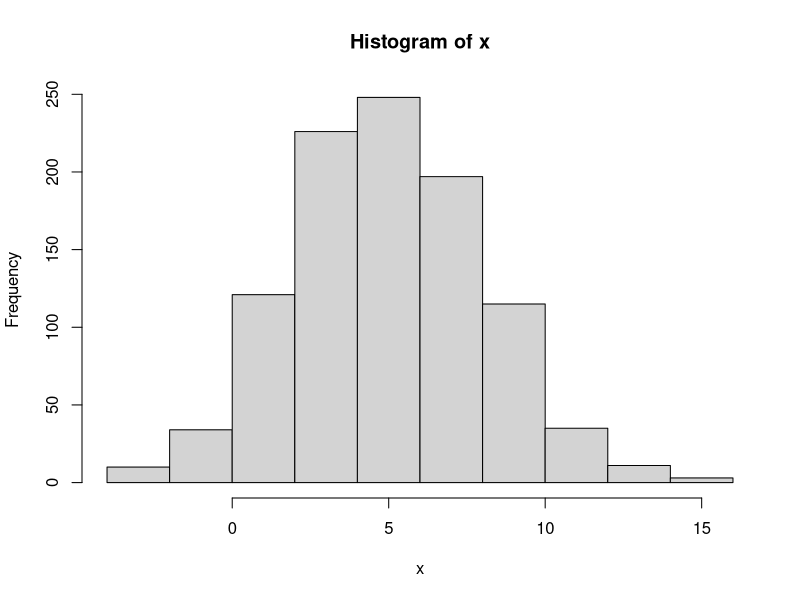

The R script that drew this image:
## ---- chunk 1
options(width = 999)
knitr::opts_chunk$set(
  warning = FALSE, message = FALSE,
  cache = FALSE, tidy = FALSE, size = "small")
## ---- chunk 2
# Get library locations containing R packages 
.libPaths()
# Get the info on all the packages installed 
installed.packages()[1:5, 1:3]
# Get all packages currently loaded in the R environment 
search() 
## ---- chunk 3
23 + sin(pi/2) 
abs(-10) + (17-3)^4
4 * exp(10) + sqrt(2) 
## ---- chunk 4
# Assignment using equal operator. 
var.1 = 34759

# Assignment using leftward operator. 
var.2 <-"learn R"

#Assignment using rightward operator. 
TRUE -> var.3 
## ---- chunk 5
print(var.1) 
cat("var.2 is ", var.2)
cat("var.3 is ", var.3 ,"\n") 
## ---- chunk 6
a <- 0
first.variable <- 1
SecondVariable <- 2
variable_2 <- 1 + first.variable
very_long_name.3 <- 4
## ---- chunk 7
x <- "Hello" 
cat("The class of x is", class(x),"\n")

x <- 34.5 
cat("  Now the class of x is ", class(x),"\n")

x <- 27L 
cat("   Next the class of x becomes ", class(x),"\n") 
## ---- chunk 8
print(ls()) 
## ---- chunk 9
# Create a vector with "combine"
x1 <- c(1, 3, 7:12) 
x2 <- c('apple', 'banana', 'watermelon')
# Look at content of a variable:
x1
print(x2)
## ---- chunk 10
# Including in () also prints content
(x3 <- 1:5)
## ---- chunk 11
# If mixed, on-character values are coerced 
# to character type 
(s <- c('apple', 123.56, 5, TRUE)) 
## ---- chunk 12
# Generate numerical sequence, e.g. sequence
# from 5 to 7 with 0.4 increment. 
(v <- seq(5, 7, by = 0.4))
## ---- chunk 13
days <- c("Sun","Mon","Tue","Wed","Thurs","Fri","Sat") 
(today <- days[5])

# Accessing vector elements using position. 
(weekend.days <- days[c(1, 7)])

# Accessing vector elements using negative indexing. 
(week.days <- days[c(-1,-7)])

# Accessing vector elements using logical indexing. 
(birthday <- days[c(F, F, F, F, T, F, F)])
## ---- chunk 14
# Comparisons (==,!=,>,>=,<,<=)
1 == 2

# Check whether number is even
# (%% is the modulus)
(5 %% 2) == 0

# Logical indexing
x <- seq(1,10)
x[(x%%2) == 0]
## ---- chunk 15
# Element-wise comparison
c(1,2,3) > c(3,2,1)

# Check whether numbers are even,
# one by one
(seq(1,4) %% 2) == 0

# Logical indexing
x <- seq(1,10)
x[x>=5]
## ---- chunk 16
# Create two vectors. 
v1 <- c(1,4,7,3,8,15) 
v2 <- c(12,9,4,11,0,8)

# Vector addition. 
(vec.sum <- v1+v2)

# Vector subtraction. 
(vec.difference <- v1-v2)

# Vector multiplication. 
(vec.product <- v1*v2)
## ---- chunk 17
# Vector division. 
(vec.ratio <- v1/v2)

# Vector concatenation
vec.concat <- c(v1, v2)
# Size of vector
length(vec.concat)
## ---- chunk 18
# Element-wise multiplication
v1 <- c(1,2,3,4,5,6,7,8,9,10)
v1 * 2
## ---- chunk 19
# Element-wise multiplication
v1 * c(1,2)
v1 + c(3, 7, 10)
## ---- chunk 20
# Elements are arranged sequentially by column. 
(N <- matrix(seq(1,20), nrow = 4, byrow = FALSE))
## ---- chunk 21
# Elements are arranged sequentially by row. 
(M <- matrix(seq(1,20), nrow = 5, byrow = TRUE))
## ---- chunk 22
# Define the column and row names. 
rownames <- c("row1", "row2", "row3") 
colnames <- c("col1", "col2", "col3", "col4", "col5") 
(P <- matrix(c(5:19), nrow = 3, byrow = TRUE, 
             dimnames = list(rownames, colnames))) 
P[2, 5] # the element in 2nd column and 5th row. 

P[2, ] # the 2nd row. 

P[, 3] # the 3rd column. 

## ---- chunk 23
P[c(3,2), ] # the 3rd and 2nd row. 

P[, c(3, 1)] # the 3rd and 1st column. 

P[1:2, 3:5] # Subset 1:2 row 3:5 column 
## ---- chunk 24
# Create two 2x3 matrices. 
(A <- matrix(c(3, 9, -1, 4, 2, 6), nrow = 2)) 
(B <- matrix(c(5, 2, 0, 9, 3, 4), nrow = 2))
A + B  # Element-wise sum; (A - B) difference
## ---- chunk 25
A * B  # Element-wise multiplication

A / B  # Element-wise division

t(A)   # Matrix transpose
## ---- chunk 26
# A is (2 x 3) and t(B) is (3 x 2)
A %*% t(B)     # (2 x 2)-matrix
## ---- chunk 27
# t(A) is (3 x 2) and B is (2 x 3)
t(A) %*% B    # (3 x 3)-matrix
## ---- chunk 28
row.names <- c("ROW1","ROW2","ROW3", "ROW4") 
column.names <- c("COL1","COL2","COL3") 
matrix.names <- c("Matrix1","Matrix2")

(arr <- array(
  seq(1, 24), dim = c(4,3,2), 
  dimnames = list(row.names, column.names,
matrix.names))) 
## ---- chunk 29
# Unnamed list
v <- c("Jan","Feb","Mar")
M <- matrix(c(1,2,3,4),nrow=2)
lst <- list("green", 12.3)
(u.list <- list(v, M, lst))
# Access 2nd element
u.list[[2]]
## ---- chunk 30
# Named list 
(n.list <- list(
  first = "Jane", last = "Doe", 
  gender = "Female", yearOfBirth = 1990)) 
# Access 3rd element
n.list[[3]]
# Access "yearOfBirth" element
n.list$yearOfBirth
## ---- chunk 31
# Create the data frame. 
employees <- data.frame(
  row.names = c("E1", "E2", "E3","E4", "E5"),
  name = c("Rick","Dan","Michelle","Ryan","Gary"), 
  salary = c(623.3,515.2,611.0,729.0,843.25), 
  start_date = as.Date(c("2012-01-01", "2013-09-23", "2014-11-15", "2014-05-11", "2015-03-27")),
  stringsAsFactors = FALSE ) 
# Print the data frame. 
employees
## ---- chunk 32
# Get the structure of the data frame. 
str(employees) 

# Print first few rows of the data frame. 
head(employees, 2) 
## ---- chunk 33
# Print statistical summary of the data frame.
summary(employees)
## ---- chunk 34
employees$name
employees[, c("name", "salary")]
## ---- chunk 35
employees[1, ]
employees[c(2, 3), ]
## ---- chunk 36
# Add the "dept" coulmn. 
employees$dept <- 
  c("IT","Operations","IT","HR","Finance") 
employees
## ---- chunk 37
# Create the second data frame 
new.employees <- data.frame(
  row.names = paste0("E", 6:8), 
  name = c("Rasmi","Pranab","Tusar"), 
  salary = c(578.0,722.5,632.8), 
  start_date = as.Date(c("2013-05-21","2013-07-30","2014-06-17")), 
  dept = c("IT","Operations","Fianance"), 
  stringsAsFactors = FALSE )

# Concatenate two data frames. 
(all.employees <- rbind(employees, new.employees)) 
## ---- chunk 38
days <- c("Mon", "Tue", "Wed", "Thu", "Fri", "Sat", "Sun")
is.factor(month.name) 
## ---- chunk 39
class(days) # Indeed these are strings of characters
## ---- chunk 40
( days <- factor(days) ) # Convert to factors
is.factor(days)
## ---- chunk 41
days.sample <- sample(days, 5)
days.sample
## ---- chunk 42
# Create factor with given levels
(days.sample <- factor(days.sample, levels = days)) 
## ---- chunk 43
# Create factor with ordered levels
(days.sample <- factor(days.sample, levels = days, ordered = TRUE)) 
## ---- chunk 44
day_names <- c("Monday", "Tuesday", "Wednesday", "Thursday", "Friday", "Saturday", "Sunday")
(days <- factor(days, levels = days, labels = day_names))
## ---- chunk 45
# Define a sequence of dates
x <- seq(from=as.Date("2018-01-01"),to=as.Date("2018-05-31"), by=1)
table(months(x)) 
## ---- chunk 46
Sys.Date()     # What day  is it? 
Sys.time()     # What time is it? 
## ---- chunk 47
# Number of days until the New Year. 
as.Date('2019-01-01') - Sys.Date() 
## ---- chunk 48
set.seed(123456)

sample(x = 20:100, size = 10) # Random integers

runif(5, min = 0, max = 1)    # Uniform distribution

rnorm(5, mean = 0, sd = 1)    # Normal distribution
## ---- chunk 49
v <- seq(1, 10)
sample(v, 5)                             # Sampling without replacement
month.name
sample(month.name, 10, replace = TRUE)   # Sampling with replacement
## ---- chunk 50
x <- sample(v, 1000, replace=TRUE)          # Random sample
table(x)
## ---- chunk 51
x <- rnorm(1000, mean = 5, sd = 3)
hist(x)
## ---- chunk 52
matrix(1:30, nrow = 5, byrow = FALSE)
## ---- chunk 53
set.seed(123)
data.frame(
  student = c("Alice", "Sarah", "Harry", "Ron", "Kate"),
  score = sample(80:100, 5),
  letter = sample(c("A","B"), 5, replace = TRUE),
  late = sample(c(T, F), 5, replace = TRUE)
)
